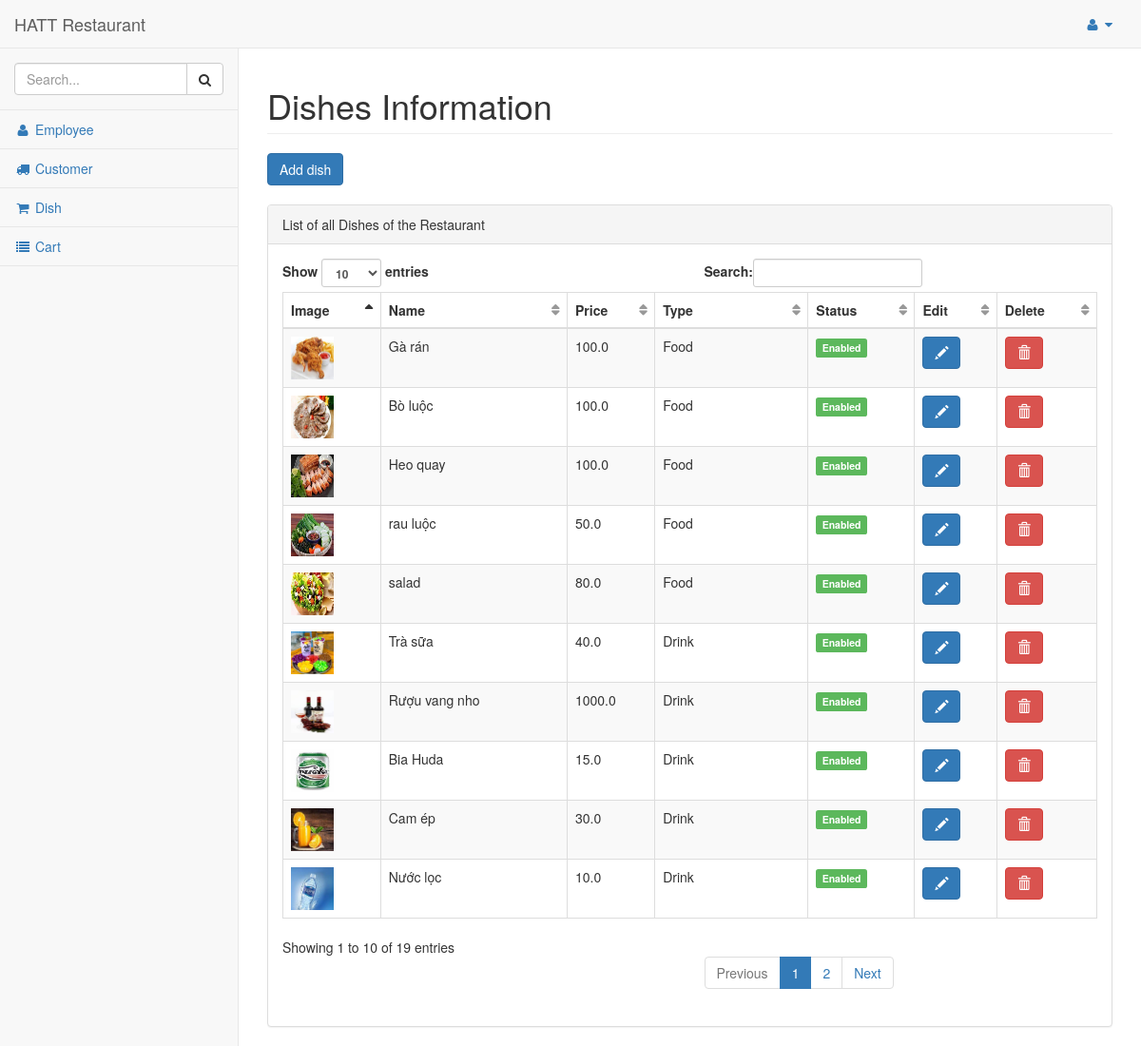
The app's page /dashboard/dish_list/ with its own data.
### res/models.py (models this page shows, shortened)
class Dish(models.Model):
    menu = models.ForeignKey(Menu, on_delete=models.CASCADE)
    disabled = 'Disabled'
    enabled = 'Enabled'
    STATUS = (
        (disabled, disabled),
        (enabled, enabled),
    )
    name = models.CharField(max_length=250)
    status = models.CharField(max_length=50, choices=STATUS)
    price = models.FloatField()
    image = models.FileField(blank=True, null=True)

### res/views.py (the view)
# urls.py: re_path(r'^menu/dish_list/dish_details/(?P<id>\d+)/$',
def dish_list(request):
    dishes = Dish.objects.all()
    return render(request, 'admin/dish.html', {'dishes': dishes})

### res/templates/admin/dish.html (shortened to what this page needs)
{% load static %}
{% include "includes/base.html" %}
{% include "includes/navbarheader.html" %}
{% include "includes/navtop.html"%}
{% include "includes/sidemenu.html" %}
</nav>
<div id="page-wrapper">
    <div class="row">
        <div class="col-lg-12">
            <h1 class="page-header">Dishes Information</h1>
            <button type="button" class="btn btn-primary" data-toggle="modal" data-target="#adddish">
                Add dish
            </button>
            <br><br>
        </div>
    </div>
    <div class="row">
        <div class="col-lg-12">
            <div class="panel panel-default">
                <div class="panel-heading">
                    List of all Dishes of the Restaurant
                </div>
                <div class="panel-body">
                    <table width="100%" class="table table-striped table-bordered table-hover" id="dataTables-example">
                        <thead>
                            <tr>
                                <th>Image</th>
                                <th>Name</th>
                                <th>Price</th>
                                <th>Type</th>
                                <th>Status</th>
                                <th>Edit</th>
                                <th>Delete</th>
                            </tr>
                        </thead>
                        <tbody>
                            {% for dish in dishes %}
                            <tr>
                                <td><img src="/media/{{dish.image}}" alt="Mô tả hình ảnh" width="45" height="45"></td>
                                <td>{{dish.name}}</td>
                                <td>{{dish.price}}</td>
                                <td>{% if dish.menu_id == 1 %}
                                        <p>Food</p>
                                    {% elif dish.menu_id == 2 %}
                                        <p>Drink</p>
                                    {% else %}
                                        <p>Refreshment</p>
                                    {% endif %}
                                </td>
                                <td>{% if dish.status == 'Enabled' %}
                                    <span class="label label-success">Enabled</span>
                                    {% else %}
                                    <span class="label label-danger">Disabled</span>
                                    {% endif %}
                                </td>
                                <td>
                                    <button type="button" class="btn btn-primary" data-toggle="modal" data-target="#myModal{{dish.id}}" title="Mở cửa sổ sửa đổi">
                                        <span class="glyphicon glyphicon-pencil" aria-hidden="true"></span>
                                    </button>
                                </td>
                                <td>
                                    <button type="button" class="btn btn-danger" data-toggle="modal" data-target="#deleteModal{{dish.id}}">
                                        <span class="glyphicon glyphicon-trash"></span>
                                    </button>
                                </td>
                            </tr>
                            {% endfor %}
                        </tbody>
                    </table>
                </div>
            </div>
        </div>
    </div>
</div>
</div>
</body>
</html>

### records on screen
Dish: image (picture), name "Gà rán", price "100.0", shows "Food", status "Enabled"
Dish: image (picture), name "Bò luộc", price "100.0", shows "Food", status "Enabled"
Dish: image (picture), name "Heo quay", price "100.0", shows "Food", status "Enabled"
Dish: image (picture), name "rau luộc", price "50.0", shows "Food", status "Enabled"
Dish: image (picture), name "salad", price "80.0", shows "Food", status "Enabled"
Dish: image (picture), name "Trà sữa", price "40.0", shows "Drink", status "Enabled"
Dish: image (picture), name "Rượu vang nho", price "1000.0", shows "Drink", status "Enabled"
Dish: image (picture), name "Bia Huda", price "15.0", shows "Drink", status "Enabled"
Dish: image (picture), name "Cam ép", price "30.0", shows "Drink", status "Enabled"
Dish: image (picture), name "Nước lọc", price "10.0", shows "Drink", status "Enabled"
